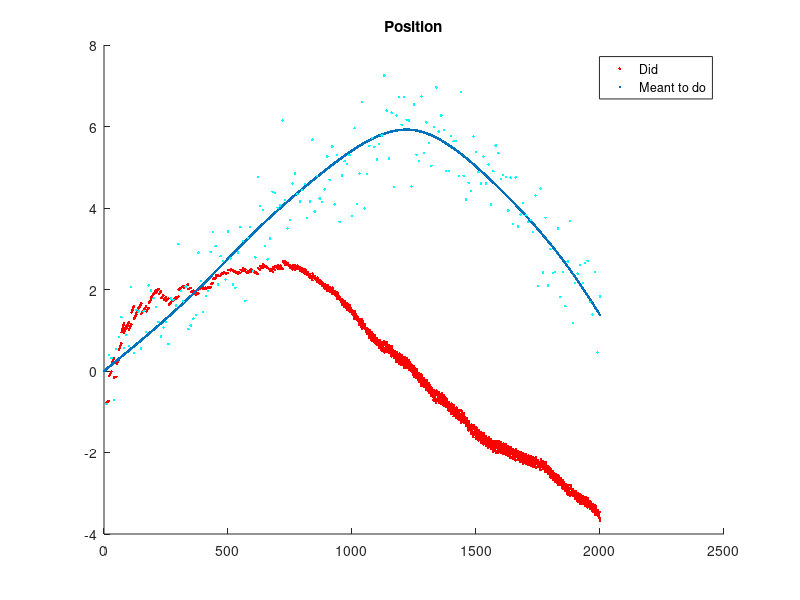
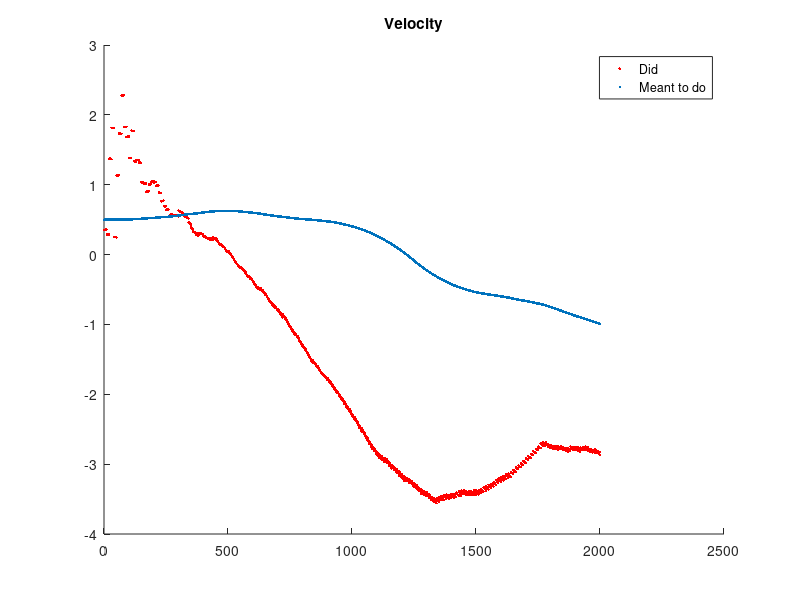
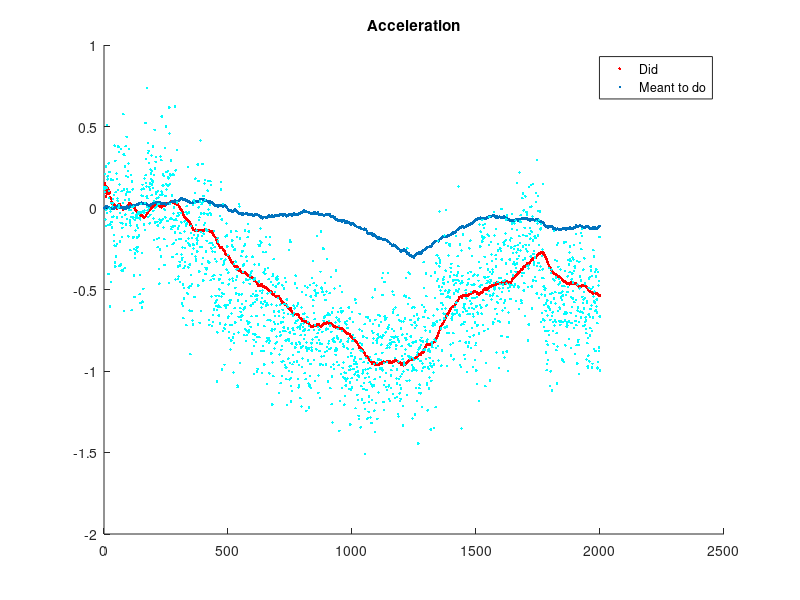
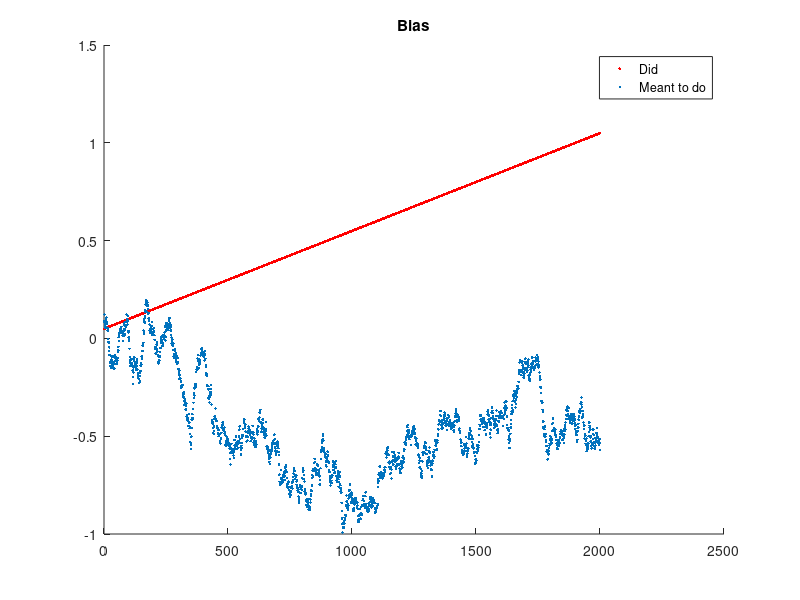

Reproduce these figures in MATLAB, in order. (Note: this script raises an error after producing the figures.)
clear
clc
close all
load exam2_jerkcar.mat
% dt, P0, uvec, xhat0, xhistgroundtrack, yacchist, yposhist
% ------------------------------------------------------------------------
%%% 4b
% ------------------------------------------------------------------------
A1 = [0 1 0; 0 0 1; 0 0 0];
B1 = [0; 0; 1];
Gamma1 = [0; 0; 1];
W1 = 5e-4; % (m/s^3)^2

M1 = [-A1, Gamma1*W1*Gamma1'; zeros(3,3), A1']*dt

MM1 = expm(M1)

F1 = MM1(4:6,4:6)'

Q1 = F1 * MM1(1:3,4:6)

% ------------------------------------------------------------------------
%%% 4c
% ------------------------------------------------------------------------
A = [0 1 0 0; 0 0 1 0; 0 0 0 0; 0 0 0 0];
B = [0 0; 0 0; 1 0; 0 1];
C = [1 0 0 0; 0 0 1 0];
D = zeros(2,2);
Gamma = [0 0; 0 0; 1 0; 0 1];
W = [5e-4 0; 0 0.053];

sys = ss(A,B,C,D);
sysd = c2d(sys,dt,'ZOH');

% F3 = sysd.A
G = sysd.B
% H3 = sysd.C;
% M3 = sysd.D


M = [-A, Gamma*W*Gamma'; zeros(4,4), A']*dt

MM = expm(M)

F = MM(5:8,5:8)'

Q = F * MM(1:4,5:8)

% G = [0 0; 0 0; 1 0; 0 1];

% ------------------------------------------------------------------------
%%% 4f
% ------------------------------------------------------------------------


tvec = dt:dt:20;
mu0a = xhat0;
P0a = P0;
Ra = 0.05; % (m/s^2)^2
Rp = 0.5; % m^2
Tau = 0.05; % Bias time constant

muaHistfilt = zeros(4,length(tvec));
    muaHistfilt(:,1) = mu0a;
PaHistfilt = zeros(4,4,length(tvec));
    PaHistfilt(:,:,1) = P0a;

for kk = 1:length(tvec)
    if isnan(yposhist(kk))
        H = [0 0 1 0];
        R = Ra;
    else
        H = [1 0 0 0; 0 0 1 0];
        R = [Rp 0; 0 Ra];
    end
    u = [uvec(kk); Tau]; % Create the new control vector

    %%% Prediction Step
    mua_kkp1_minus = F*muaHistfilt(:,kk) + G*u; % 28x1
    Pa_kkp1_minus = F*PaHistfilt(:,:,kk)*F' + Q; % 28x28
    
    %%% Kalman Gain
    Kkkp1 = Pa_kkp1_minus * H' / (H*Pa_kkp1_minus*H' + R);

    %%% Measurement Update
    if isnan(yposhist(kk))
        ykkp1 = yacchist(kk);
    else
        ykkp1 = [yposhist(kk); yacchist(kk)];
    end
    mua_kkp1_plus = mua_kkp1_minus + Kkkp1*(ykkp1 - H*mua_kkp1_minus);
    Pa_kkp1_plus = (eye(4) - Kkkp1*H)*Pa_kkp1_minus;
    muaHistfilt(:,kk+1) = mua_kkp1_plus;
    PaHistfilt(:,:,kk+1) = Pa_kkp1_plus;
%     
%     
%     if mod(kk,10)==0 || kk == 1
%         [Xell,Yell] = calc_gsigma_ellipse_plotpoints...
%         ([muaHistfilt(1,kk),muaHistfilt(3,kk)]',...
%          [PaHistfilt(1,1,kk),PaHistfilt(1,3,kk);PaHistfilt(3,1,kk),PaHistfilt(3,3,kk)],...
%           2,100);
%         plot(Xell,Yell,'b.-') %%plot new ellipse
%         
%     end
end
hold all
plot(muaHistfilt(1,:),'r.')
plot(xhistgroundtruth(1,:),'.')
plot(yposhist,'c.')
title('Position')
legend('Did','Meant to do')

figure
hold all
plot(muaHistfilt(2,:),'r.')
plot(xhistgroundtruth(2,:),'.')
title('Velocity')
legend('Did','Meant to do')

figure
hold all
plot(muaHistfilt(3,:),'r.')
plot(xhistgroundtruth(3,:),'.')
plot(yacchist,'c.')
title('Acceleration')
legend('Did','Meant to do')

figure
hold all
plot(muaHistfilt(4,:),'r.')
plot(xhistgroundtruth(4,:),'.')
title('Bias')
legend('Did','Meant to do')
% %Plotting Measurements
% for i = 1:12
%     p3 = plot(Yfulllin(2*i-1,:)+muaHistfilt(1,:), Yfulllin(2*i,:)+muaHistfilt(3,:),'c.');
% end
% p1 = plot(muaHistfilt(1,:),muaHistfilt(3,:),'linewidth',2);
% p2 = plot(xRTrueHist(1,:),xRTrueHist(3,:),'linewidth',2);
% p4 = plot(xLtrue(1,:),xLtrue(2,:),'kx','linewidth',2,'markersize',8);
% legend([p1 p2 p4 p3],'KF','True','Landmarks','Measurements')
% PlotBoi2('East Position, [m]','North Position, [m]',18)
% 
%plot state errors
error_Hist = muaHistfilt(:,2:2000)-xhistgroundtruth(:,1:1999);
figure

for ss=1:4
    
    eval(['subplot(41',num2str(ss),')'])
    plot(error_Hist(ss,:),'b'),hold on
    plot(2*sqrt(squeeze(PaHistfilt(ss,ss,:)))','b--'),
    plot(-2*sqrt(squeeze(PaHistfilt(ss,ss,:)))','b--')
    legend('Estimated State Error','2-Sigma Error Bounds')
    
    if ss == 1
        PlotBoi2('','Position Error',9)
    elseif ss == 2
        PlotBoi2('','Velocity Error',9)
    elseif ss == 3
        PlotBoi2('','Acceleration Error',9)
    elseif ss == 4
        PlotBoi2('Time Steps','Accelerometer Bias Error',9)
    end
end
